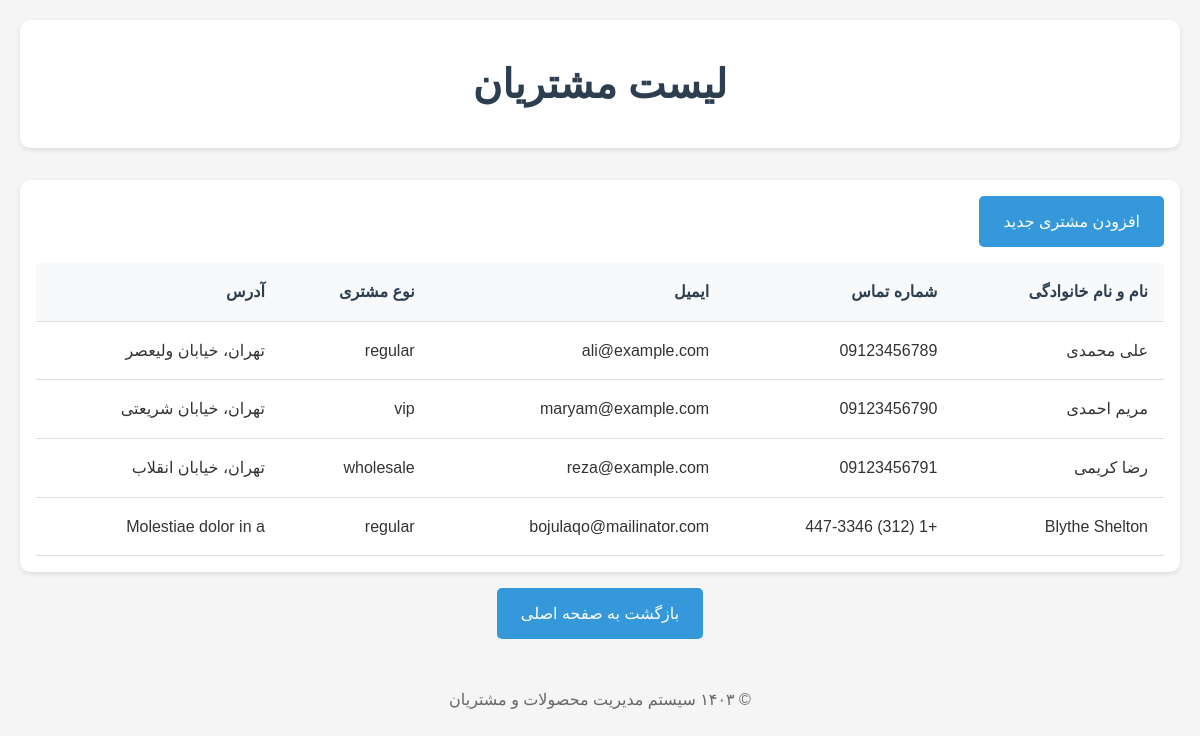
/pod-4-project/pages/customer-list.php, run on the app's committed database.
### tables this page shows
CREATE TABLE `customers` (
  `id` int(11) NOT NULL,
  `name` varchar(100) NOT NULL,
  `phone` varchar(20) NOT NULL,
  `email` varchar(100) DEFAULT NULL,
  `address` text DEFAULT NULL,
  `type` enum('regular','vip','wholesale') NOT NULL,
  `notes` text DEFAULT NULL,
  `created_at` timestamp NOT NULL DEFAULT current_timestamp()
);

### pod-4-project/pages/customer-list.php (the view, shortened to what this page needs)
<!DOCTYPE html>
<html lang="fa" dir="rtl">
<head>
    <link rel="stylesheet" href="../css/style.css">
</head>
<body>
    <div class="container">
        <header>
            <h1>لیست مشتریان</h1>
        </header>
        <main>
            <div class="table-container">
                <div style="margin-bottom: 1rem;">
                    <a href="add-customer.html" class="btn">افزودن مشتری جدید</a>
                </div>
                <table>
                    <thead>
                        <tr>
                            <th>نام و نام خانوادگی</th>
                            <th>شماره تماس</th>
                            <th>ایمیل</th>
                            <th>نوع مشتری</th>
                            <th>آدرس</th>
                        </tr>
                    </thead>
                    <tbody>
                        <?php
                        include '../php/db.php';
                        $sql = "SELECT * FROM customers";
                        $result = mysqli_query($conn, $sql);
                        while ($row = mysqli_fetch_assoc($result)) {
                            echo "<tr>
                            <td>" . $row['name'] . "</td>
                            <td>" . $row['phone'] . "</td>
                            <td>" . $row['email'] . "</td>
                            <td>" . $row['type'] . "</td>
                            <td>" . $row['address'] . "</td>
                        </tr>";
                        }
                        ?>
                    </tbody>
                </table>
            </div>
            <div style="text-align: center; margin-top: 1rem;">
                <a href="../index.html" class="btn">بازگشت به صفحه اصلی</a>
            </div>
        </main>
        <footer>
            <p>© ۱۴۰۳ سیستم مدیریت محصولات و مشتریان</p>
        </footer>
    </div>
</body>
</html>

### pod-4-project/css/style.css (style rules this page uses)
* { margin: 0; padding: 0; box-sizing: border-box; }
body { font-family: 'Vazirmatn', Tahoma, Arial, sans-serif; line-height: 1.6; background-color: #f5f5f5; color: #333; }
.container { max-width: 1200px; margin: 0 auto; padding: 20px; }
header { text-align: center; padding: 2rem 0; margin-bottom: 2rem; background-color: #fff; border-radius: 10px; box-shadow: 0 2px 5px rgba(0,0,0,0.1); }
header h1 { color: #2c3e50; font-size: 2.5rem; }
.btn { display: inline-block; padding: 0.8rem 1.5rem; background-color: #3498db; color: #fff; text-decoration: none; border-radius: 5px; transition: background-color 0.3s ease; }
.table-container { background-color: #fff; padding: 1rem; border-radius: 10px; box-shadow: 0 2px 5px rgba(0,0,0,0.1); overflow-x: auto; }
table { width: 100%; border-collapse: collapse; margin-top: 1rem; }
th, td { padding: 1rem; text-align: right; border-bottom: 1px solid #ddd; }
th { background-color: #f8f9fa; font-weight: bold; color: #2c3e50; }
footer { text-align: center; padding: 1rem 0; margin-top: 2rem; color: #666; }

### data on the page
customers: name "علی محمدی", phone "09123456789", email "ali@example.com", type "regular", address "تهران، خیابان ولیعصر"
customers: name "مریم احمدی", phone "09123456790", email "maryam@example.com", type "vip", address "تهران، خیابان شریعتی"
customers: name "رضا کریمی", phone "09123456791", email "reza@example.com", type "wholesale", address "تهران، خیابان انقلاب"
customers: name "Blythe Shelton", phone "+1 (312) 447-3346", email "bojulaqo@mailinator.com", type "regular", address "Molestiae dolor in a"
